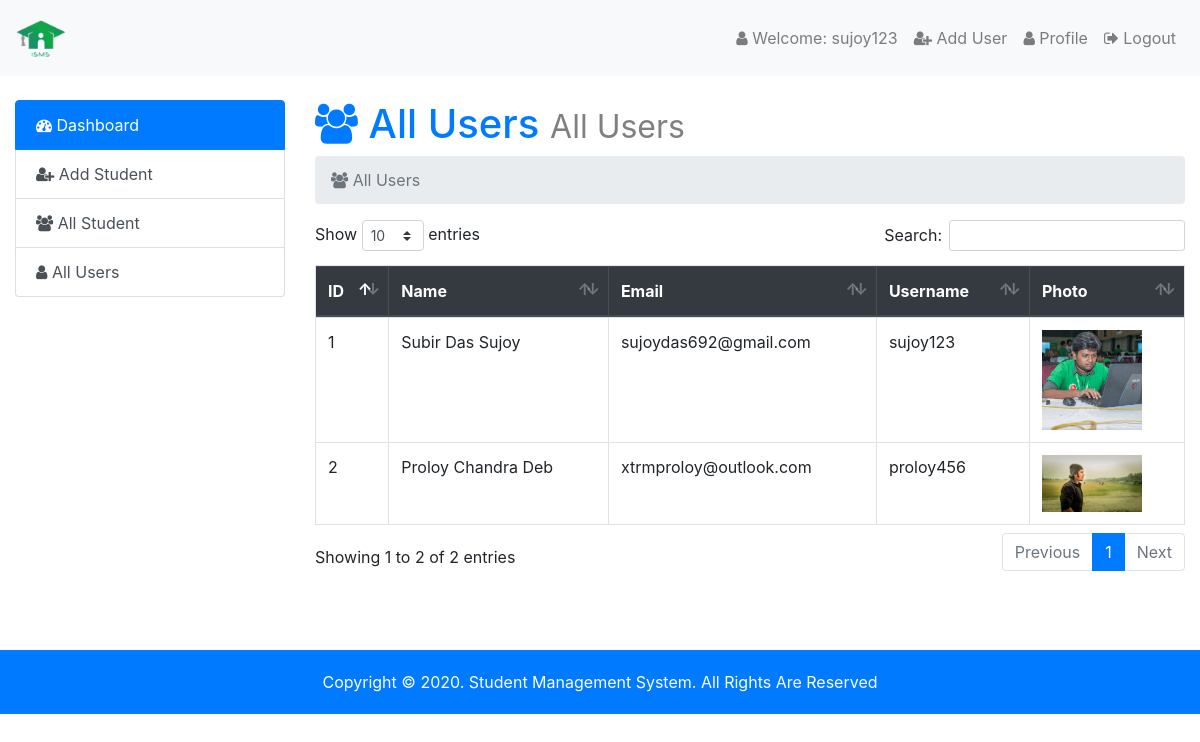
The app's page /admin/index.php?page=alluser (signed in) with its own data.
### tables this page shows
CREATE TABLE `user_info` (
  `id` int(5) NOT NULL,
  `name` varchar(50) NOT NULL,
  `email` varchar(50) NOT NULL,
  `username` varchar(50) NOT NULL,
  `password` varchar(50) NOT NULL,
  `photo` varchar(50) NOT NULL,
  `status` varchar(10) NOT NULL,
  `date` timestamp NOT NULL DEFAULT current_timestamp()
);

### admin/alluser.php (the view)
<h1 class="text-primary"><i class="fa fa-users"></i> All Users <small style="color: grey">All Users</small></h1>
<nav aria-label="breadcrumb">
    <ol class="breadcrumb">
		<li class="breadcrumb-item active" aria-current="page"><i class="fa fa-users"></i> All Users</li>
	</ol>
</nav>
<div class="table-responsive">
	<table id="data" class="table table-hover table-bordered">
	<thead class="thead-dark">
		<tr>
			<th>ID</th>
			<th>Name</th>
			<th>Email</th>
			<th>Username</th>
			<th>Photo</th>
		</tr>
	</thead>
	<tbody>
		<?php
		$no = 1;
		$db_sinfo = mysqli_query($con,"SELECT * FROM `user_info`");
		while ($row = mysqli_fetch_assoc($db_sinfo)) {?>
		<tr>
			<td><?php echo $no ; ?></td>
			<td><?php echo $row['name']; ?></td>
			<td><?php echo $row['email']; ?></td>
			<td><?php echo $row['username']; ?></td>
			<td><img style="width: 100px" src="images/<?php echo $row['photo']; ?>"></td>
		</tr>
		<?php
		$no++;
		}
		?>
	</tbody>
</table>
</div>

### records on screen
user_info: name "Subir Das Sujoy", email "sujoydas692@gmail.com", username "sujoy123", photo (picture)
user_info: name "Proloy Chandra Deb", email "xtrmproloy@outlook.com", username "proloy456", photo (picture)

### other values on screen
$_SESSION['user_login'] "sujoy123"
